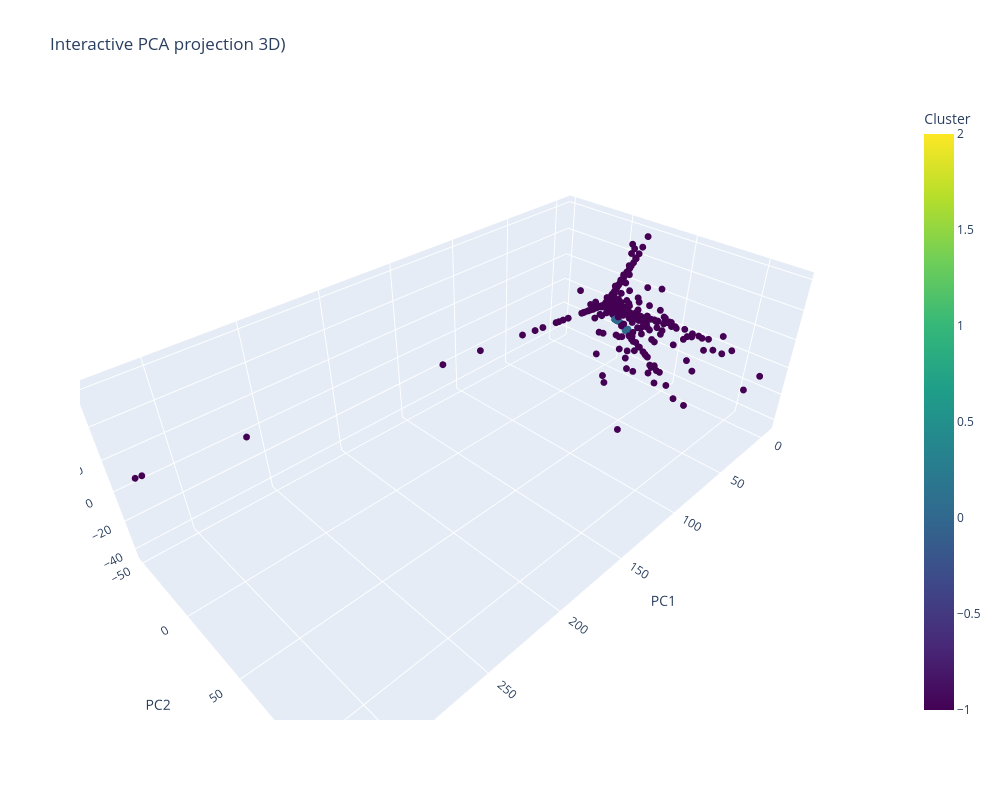

Write notebook code for a chart like this one.
### Code cell
# LDA 2D (matplotlib)
plt.figure()
plt.scatter(X_lda[:, 0], X_lda[:, 1], c=cluster, s=14, alpha=0.85)
plt.title(f"LDA projection (pseudo-labels = HDBSCAN clusters)")
plt.xlabel("LD1"); plt.ylabel("LD2")
plt.show()

# Interactive PCA 3D (Plotly)
pca_df = pd.DataFrame({
    "PC1": X_pca[:, 0],
    "PC2": X_pca[:, 1],
    "PC3": X_pca[:, 2],
    "cluster": cluster.astype(str),
    "wallet": df["wallet"].values
})

fig = go.Figure(data=[go.Scatter3d(
    x=pca_df["PC1"],
    y=pca_df["PC2"],
    z=pca_df["PC3"],
    mode="markers",
    marker=dict(
        size=4,
        color=pca_df["cluster"].astype(int),
        colorscale="Viridis",
        showscale=True,
        colorbar=dict(title="Cluster")
    ),
    text=pca_df["wallet"],
    hovertemplate="<b>%{text}</b><br>PC1: %{x:.3f}<br>PC2: %{y:.3f}<br>PC3: %{z:.3f}<extra></extra>"
)])

fig.update_layout(
    title=f"Interactive PCA projection 3D)",
    scene=dict(xaxis_title="PC1", yaxis_title="PC2", zaxis_title="PC3"),
    width=1000,
    height=800
)
fig.show()

### Figure 1 — Plotly figure (JSON) as saved in the notebook; plotly's stock layout.template omitted (floating-point values rounded to 4 significant figures; data arrays with more than 128 entries replaced by an {"elided": "..."} marker saying what was removed)
{"data": [{"hovertemplate": "<b>%{text}</b><br>PC1: %{x:.3f}<br>PC2: %{y:.3f}<br>PC3: %{z:.3f}<extra></extra>", "marker": {"color": {"elided": "1000 int values"}, "colorbar": {"title": {"text": "Cluster"}}, "colorscale": [[0, "#440154"], [0.1111, "#482878"], [0.2222, "#3e4989"], [0.3333, "#31688e"], [0.4444, "#26828e"], [0.5556, "#1f9e89"], [0.6667, "#35b779"], [0.7778, "#6ece58"], [0.8889, "#b5de2b"], [1, "#fde725"]], "showscale": true, "size": 4}, "mode": "markers", "text": {"elided": "1000 str values"}, "type": "scatter3d", "x": {"elided": "1000 float values"}, "y": {"elided": "1000 float values"}, "z": {"elided": "1000 float values"}}], "layout": {"height": 800, "scene": {"xaxis": {"title": {"text": "PC1"}}, "yaxis": {"title": {"text": "PC2"}}, "zaxis": {"title": {"text": "PC3"}}}, "title": {"text": "Interactive PCA projection 3D)"}, "width": 1000}}
